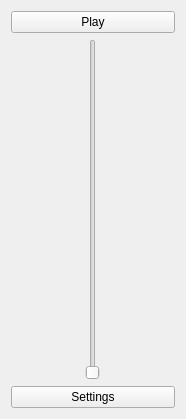
<?xml version="1.0" encoding="UTF-8"?>
<ui version="4.0">
 <class>PlayBar</class>
 <widget class="QWidget" name="PlayBar">
  <property name="geometry">
   <rect>
    <x>0</x>
    <y>0</y>
    <width>186</width>
    <height>419</height>
   </rect>
  </property>
  <property name="windowTitle">
   <string>Form</string>
  </property>
  <layout class="QVBoxLayout" name="verticalLayout">
   <item>
    <widget class="QPushButton" name="playBttn">
     <property name="text">
      <string>Play</string>
     </property>
    </widget>
   </item>
   <item alignment="Qt::AlignHCenter">
    <widget class="QSlider" name="Scrubber">
     <property name="minimumSize">
      <size>
       <width>22</width>
       <height>0</height>
      </size>
     </property>
     <property name="maximumSize">
      <size>
       <width>22</width>
       <height>16777215</height>
      </size>
     </property>
     <property name="orientation">
      <enum>Qt::Vertical</enum>
     </property>
    </widget>
   </item>
   <item>
    <widget class="QPushButton" name="settingsBttn">
     <property name="text">
      <string>Settings</string>
     </property>
    </widget>
   </item>
  </layout>
 </widget>
 <resources/>
 <connections>
  <connection>
   <sender>playBttn</sender>
   <signal>toggled(bool)</signal>
   <receiver>Scrubber</receiver>
   <slot>update()</slot>
   <hints>
    <hint type="sourcelabel">
     <x>92</x>
     <y>40</y>
    </hint>
    <hint type="destinationlabel">
     <x>92</x>
     <y>209</y>
    </hint>
   </hints>
  </connection>
  <connection>
   <sender>Scrubber</sender>
   <signal>sliderPressed()</signal>
   <receiver>playBttn</receiver>
   <slot>toggle()</slot>
   <hints>
    <hint type="sourcelabel">
     <x>92</x>
     <y>209</y>
    </hint>
    <hint type="destinationlabel">
     <x>92</x>
     <y>40</y>
    </hint>
   </hints>
  </connection>
 </connections>
</ui>
